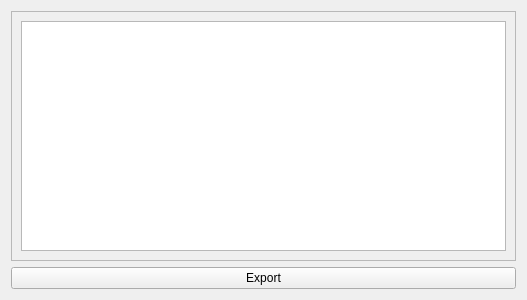
<?xml version="1.0" encoding="UTF-8"?>
<ui version="4.0">
 <class>Form</class>
 <widget class="QWidget" name="Form">
  <property name="geometry">
   <rect>
    <x>0</x>
    <y>0</y>
    <width>527</width>
    <height>300</height>
   </rect>
  </property>
  <property name="windowTitle">
   <string>Form</string>
  </property>
  <layout class="QVBoxLayout" name="verticalLayout">
   <item>
    <widget class="QScrollArea" name="scrollArea">
     <property name="widgetResizable">
      <bool>true</bool>
     </property>
     <widget class="QWidget" name="scrollAreaWidgetContents">
      <property name="geometry">
       <rect>
        <x>0</x>
        <y>0</y>
        <width>507</width>
        <height>247</height>
       </rect>
      </property>
      <layout class="QHBoxLayout" name="horizontalLayout_2">
       <item>
        <widget class="QTableWidget" name="tableWidget">
         <attribute name="horizontalHeaderStretchLastSection">
          <bool>false</bool>
         </attribute>
         <attribute name="verticalHeaderVisible">
          <bool>false</bool>
         </attribute>
         <attribute name="verticalHeaderStretchLastSection">
          <bool>false</bool>
         </attribute>
         <attribute name="verticalHeaderVisible">
          <bool>false</bool>
         </attribute>
         <attribute name="horizontalHeaderStretchLastSection">
          <bool>false</bool>
         </attribute>
         <attribute name="verticalHeaderStretchLastSection">
          <bool>false</bool>
         </attribute>
        </widget>
       </item>
      </layout>
     </widget>
    </widget>
   </item>
   <item>
    <widget class="QPushButton" name="pushButton">
     <property name="text">
      <string>Export</string>
     </property>
    </widget>
   </item>
  </layout>
 </widget>
 <resources/>
 <connections/>
</ui>
